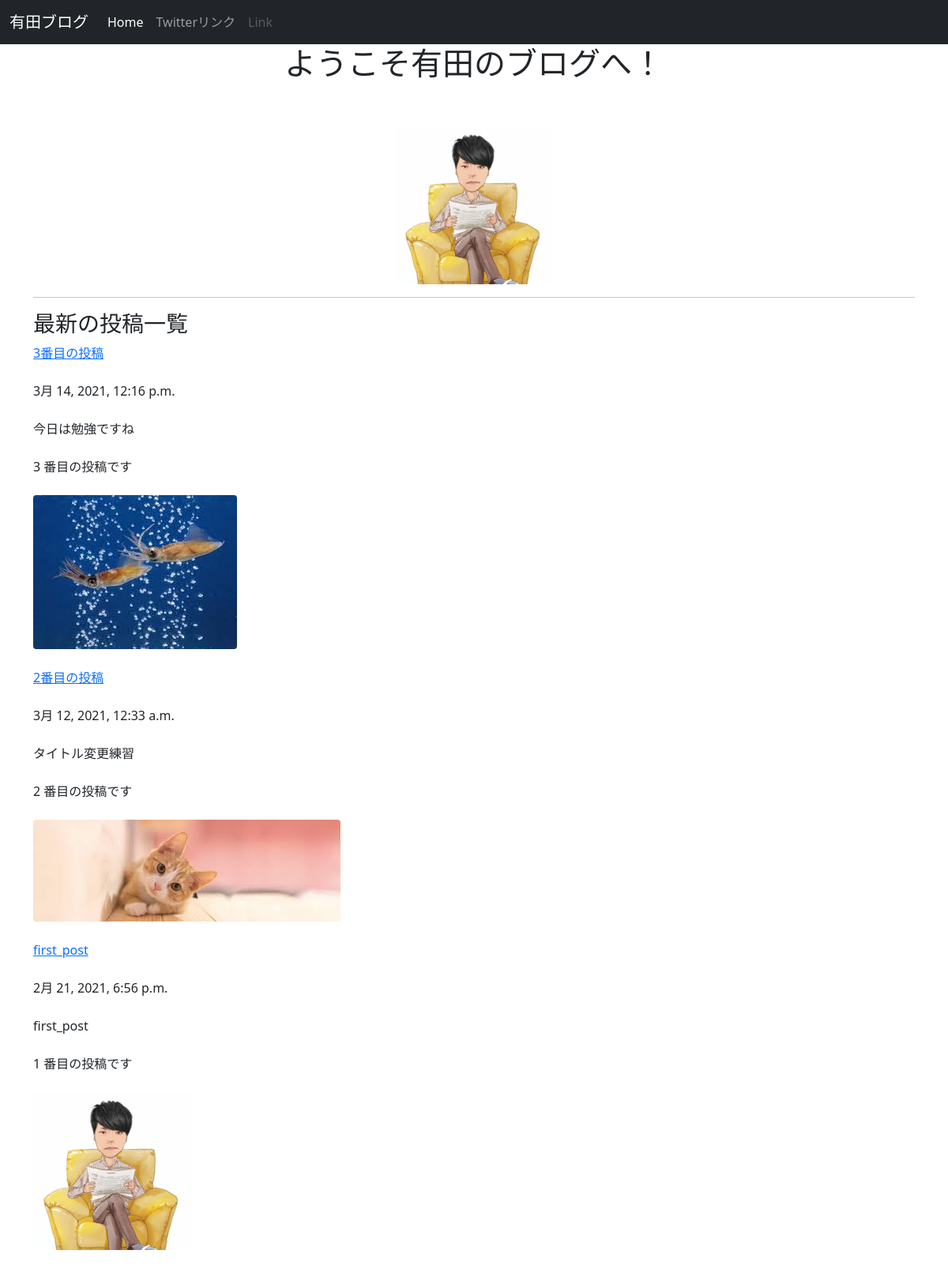
/posts/, run on the app's committed database.
### posts/models.py (models this page shows, shortened)
class Post(models.Model):
    title = models.CharField(max_length=100)
    published_date = models.DateTimeField()
    image = models.ImageField(upload_to='media/')
    body = models.TextField()
    def summary(self):
        return self.body[:10]

### posts/views.py (the view)
# urls.py: urlpatterns  = [path('', views.index, name='index')]
def index(request):
    posts = Post.objects.order_by('-published_date') #Postで出来ているデータを降順で並び替えて表示
    return render(request,'posts/index.html',{'posts' : posts}) #index.htmlを呼び出す際にpostsをもった状態で呼び出している

### posts/templates/posts/index.html (shortened to what this page needs)
<!DOCTYPE html>
<html lang="en">
<head>
    <link href="https://cdn.jsdelivr.net/npm/bootstrap@5.0.0-beta2/dist/css/bootstrap.min.css" rel="stylesheet">
</head>
<body>
    <nav class="navbar navbar-expand-lg navbar-dark bg-dark">
        <div class="container-fluid">
          <a class="navbar-brand" href="#">有田ブログ</a>
          <div class="collapse navbar-collapse" id="navbarScroll">
            <ul class="navbar-nav me-auto my-2 my-lg-0 navbar-nav-scroll" style="--bs-scroll-height: 100px;">
              <li class="nav-item">
                <a class="nav-link active" aria-current="page" href="/posts/">Home</a>
              </li>
              <li class="nav-item">
                <a class="nav-link" href="https://twitter.com/gkcfL8ipo">Twitterリンク</a>
              </li>
              <li class="nav-item">
                <a class="nav-link disabled" href="#" tabindex="-1" aria-disabled="true">Link</a>
              </li>
            </ul>
          </div>
        </div>
      </nav>
    <div class="container">
    <h1 class="text-center">ようこそ有田のブログへ！</h1>
    <br /><br />
    {% load static %}
    <img src="{% static 'posts/home.jpg'%}" class = "img-fluid rounded mx-auto d-block" style="max-height:200px;"/>
    <hr>
    <h3>最新の投稿一覧</h3>
    {% for post in posts.all %} <!-django純性のtemplate engineでは中括弧、%で挟むことで変数をもってこれる->
        <a href = "{% url 'post_detail' post.id %}">{{ post.title }}</a>
        <br /><br />
        {{post.published_date}}
        <br /><br />
        {{post.summary}}
        <br /><br />
        {{post.id}} 番目の投稿です
        <br /><br />
        <img src="{{ post.image.url}}" class = "img-fluid rounded" style="max-height:200px;"/>
        <br /><br />
    {% endfor %}
    </div>
</body>
</html>

### data on the page
Post: title "3番目の投稿", published_date "3月 14, 2021, 12:16 p.m.", summary "今日は勉強ですね", id "3", image (picture)
Post: title "2番目の投稿", published_date "3月 12, 2021, 12:33 a.m.", summary "タイトル変更練習", id "2", image (picture)
Post: title "first_post", published_date "2月 21, 2021, 6:56 p.m.", summary "first_post", id "1", image (picture)
